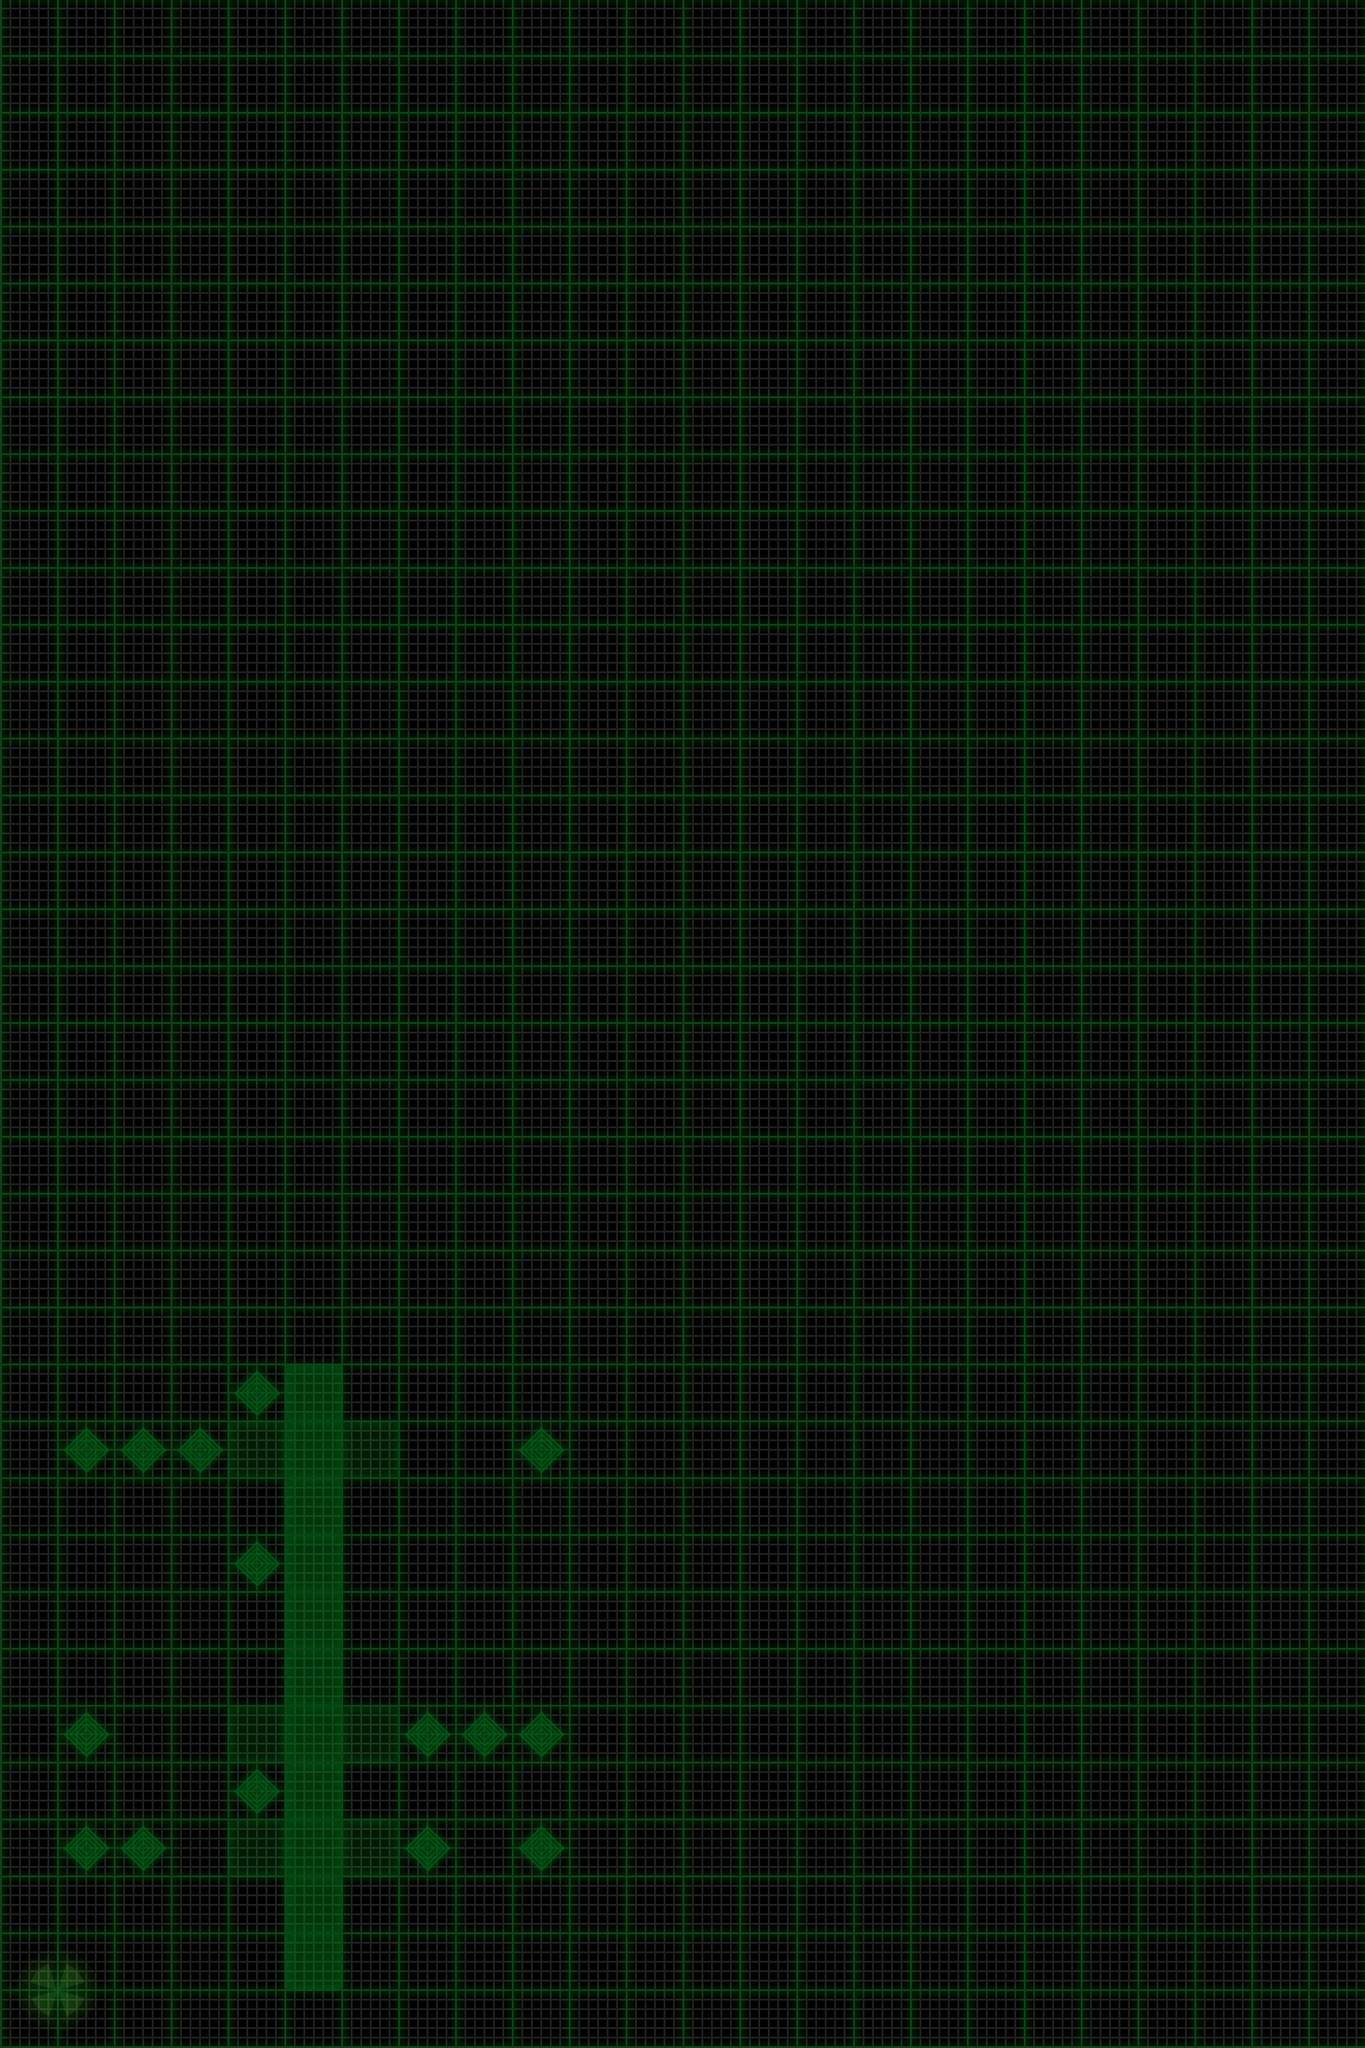

This game map was drawn from its Tiled (.tmx) file and the tilesets committed beside it. A one-line description and the trimmed map source follow:
An orthogonal 24x36 tile map with 60x60 px tiles, 4 tile layers (map, terrain, items, sand), 2 tilesets and 1 object (startSite).

<map version="1.0" orientation="orthogonal" width="24" height="36" tilewidth="60" tileheight="60">
 <tileset firstgid="1" name="map" tilewidth="60" tileheight="60">
  <image source="map.png" />
  <tile id="0">
   <properties>
    <property name="mapID" value="empty" />
   </properties>
  </tile>
  <tile id="1">
   <properties>
    <property name="mapID" value="down-1" />
   </properties>
  </tile>
  <tile id="2">
   <properties>
    <property name="mapID" value="down-2" />
   </properties>
  </tile>
  <tile id="3">
   <properties>
    <property name="mapID" value="down-3" />
   </properties>
  </tile>
  <tile id="4">
   <properties>
    <property name="mapID" value="down-4" />
   </properties>
  </tile>
  <tile id="5">
   <properties>
    <property name="mapID" value="down-5" />
   </properties>
  </tile>
  <tile id="6">
   <properties>
    <property name="mapID" value="up-1" />
   </properties>
  </tile>
  <tile id="7">
   <properties>
    <property name="mapID" value="up-2" />
   </properties>
  </tile>
  <tile id="8">
   <properties>
    <property name="mapID" value="up-3" />
   </properties>
  </tile>
  <tile id="9">
   <properties>
    <property name="mapID" value="up-4" />
   </properties>
  </tile>
  <tile id="10">
   <properties>
    <property name="mapID" value="up-5" />
   </properties>
  </tile>
 </tileset>
 <tileset firstgid="17" name="items" tilewidth="60" tileheight="60">
  <image source="items.png" />
  <tile id="0">
   <properties>
    <property name="itemID" value="station" />
   </properties>
  </tile>
  <tile id="1">
   <properties>
    <property name="itemID" value="sensorSite" />
   </properties>
  </tile>
  <tile id="8">
   <properties>
    <property name="itemID" value="station" />
   </properties>
  </tile>
  <tile id="9">
   <properties>
    <property name="itemID" value="sensor" />
   </properties>
  </tile>
  <tile id="16">
   <properties>
    <property name="itemID" value="station" />
   </properties>
  </tile>
  <tile id="17">
   <properties>
    <property name="itemID" value="sample" />
   </properties>
  </tile>
  <tile id="24">
   <properties>
    <property name="itemID" value="station" />
   </properties>
  </tile>
 </tileset>
 <layer name="map" width="24" height="36">
  <data>[864 cells, 864 non-empty, 1 distinct tile ids]</data>
 </layer>
 <layer name="terrain" width="24" height="36">
  <data>[864 cells, 17 non-empty, 2 distinct tile ids]</data>
 </layer>
 <layer name="items" width="24" height="36">
  <data>[864 cells, 19 non-empty, 5 distinct tile ids]</data>
 </layer>
 <layer name="sand" width="24" height="36">
  <data>[864 cells, 0 non-empty, 0 distinct tile ids]</data>
 </layer>
 <objectgroup name="objects" width="24" height="36">
  <object name="startSite" x="90" y="2070">
   <properties>
    <property name="bearing" value="east" />
    <property name="energy" value="230" />
    <property name="expectedCodeScore" value="26" />
    <property name="sampleSites" value="15" />
    <property name="sensorSites" value="0" />
    <property name="zoom" value="out" />
   </properties>
  </object>
 </objectgroup>
</map>
